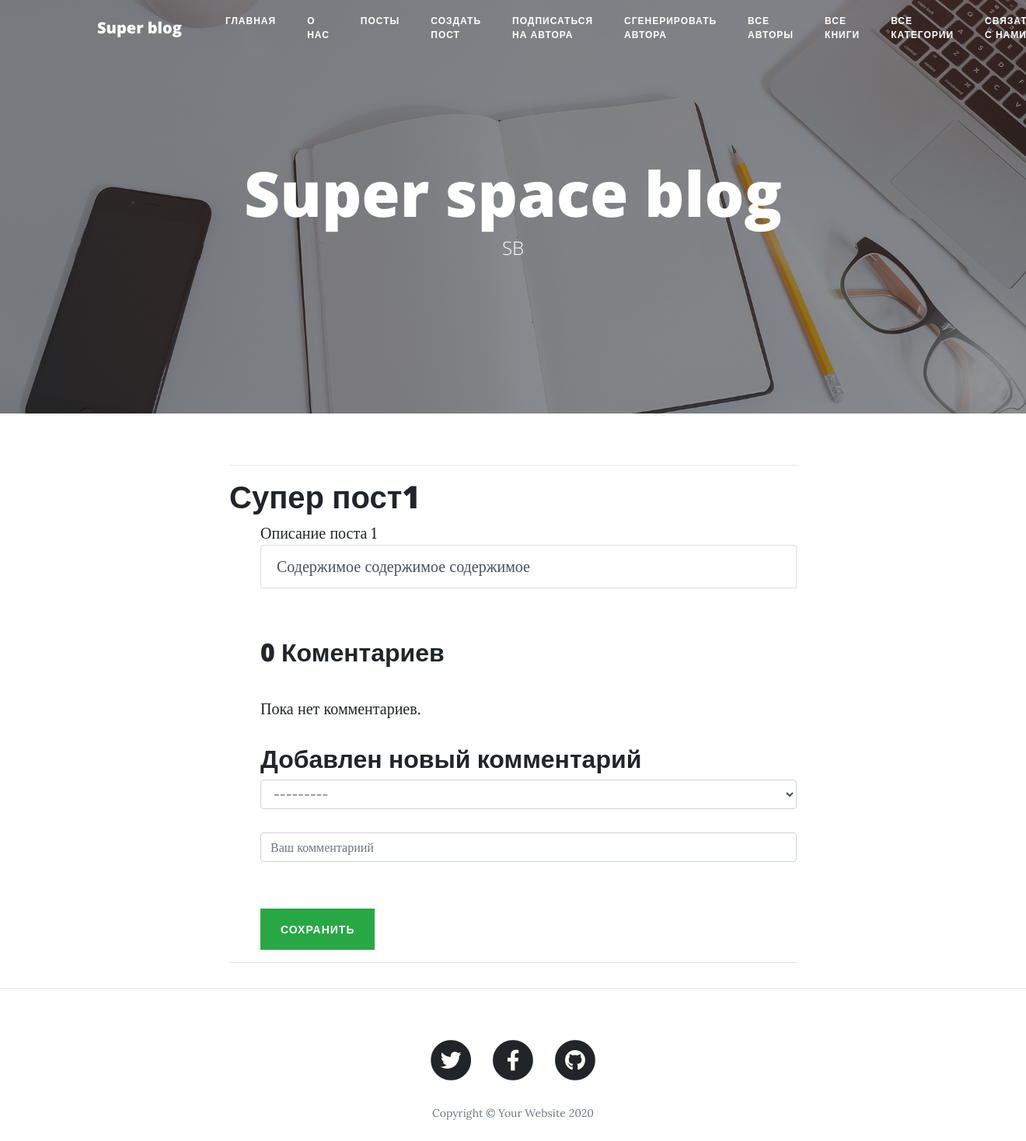
The app's page /posts/1/ with its own data.
### main/models.py (models this page shows, shortened)
class Post(models.Model):
    class Meta:
        db_table = "tb_posts"
        verbose_name = "Пост"
        verbose_name_plural = "Посты"
    """Setup title, description, content and dates of posts."""
    title = models.CharField("Заголовок поста", max_length=70)
    description = models.TextField("Описание поста", max_length=90)
    content = models.TextField("Контент поста")
    created = models.DateTimeField(auto_now_add=True)
    updated = models.DateTimeField(default=now)

### main/views.py (the view)
# urls.py: path('posts/<int:post_id>/', views.post_show, name='post_show'),
def post_show(request, post_id):
    pst = post_find(post_id)
    comment_form, comments = comment_method(pst, request)
    return render(request, "main/post_show.html",
                  {"title": pst.title, "pst": pst, "comments": comments, "comment_form": comment_form})

### main/forms.py
class CommentsForm(ModelForm):
    class Meta:
        model = Comments
        fields = ['body', 'subs_id']
        widgets = {
            "body": TextInput(attrs={
                "class": "form-control",
                "placeholder": "Ваш комментариий"
            }
            ),
            "subs_id": Select(attrs={
                "class": "form-control",
                "placeholder": "подписчика ID"
            }),
        }

### main/services/post_service.py (called while the page is built)
def post_find(post_id: int) -> Post:
    return Post.objects.get(id=post_id)

def comment_method(post, request):
    comments = post.comments.filter(activate=True)
    if request.method == 'POST':
        comment_form = CommentsForm(data=request.POST)
        if comment_form.is_valid():
            new_comment = comment_form.save(commit=False)
            new_comment.post = post
            new_comment.save()
    else:
        comment_form = CommentsForm()
    return comment_form, comments

### main/templates/main/post_show.html (shortened to what this page needs)
{% extends "main/base.html" %}
{% block  content %}
    {% load static %}
        <h1>{{ title }}</h1>
        <div class="payload">
            <ul>
                <span class="grey summary">{{ pst.description }}</span>
                    <div class="list-group">
                          <a href="{%  url "post_update" post_id=pst.id %}" class="list-group-item list-group-item-action flex-column align-items-start">
                            {{ pst.content }}</a>
                              {% with comments.count as total_comments %}
                                  <br>
                                    <h2>
                                        {{ total_comments }} Коментариев
                                    </h2>
                              {% endwith %}
                              {% for comment in comments %}
                                <div class="comment">
                                    <p class="info">
                                        Комментарий {{ forloop.counter }} от {{ comment.subs_id }}
                                        {{ comment.created }}
                                    </p>
                                    {{ comment.body|linebreaks }}
                                </div>
                              {% empty %}
                                <p>Пока нет комментариев.</p>
                              {% endfor %}
                              {% if new_comment %}
                                <h2>Твой комментарий был добавлен.</h2>
                              {% else %}
                                <h2>Добавлен новый комментарий</h2>
                                <form method="POST">
                                    {{comment_form.subs_id}}
                                    <br>
                                    {{ comment_form.body  }}
                                    <br><br>
                                    <button class="btn btn-success">Сохранить</button>
                                </form>
                              {% endif %}
                    </div>
            </ul>
        </div>
{% endblock %}

### records on screen
Post: title "Супер пост1", description "Описание поста 1", content "Содержимое содержимое содержимое"

### other values on screen
{{ total_comments }} "0"
